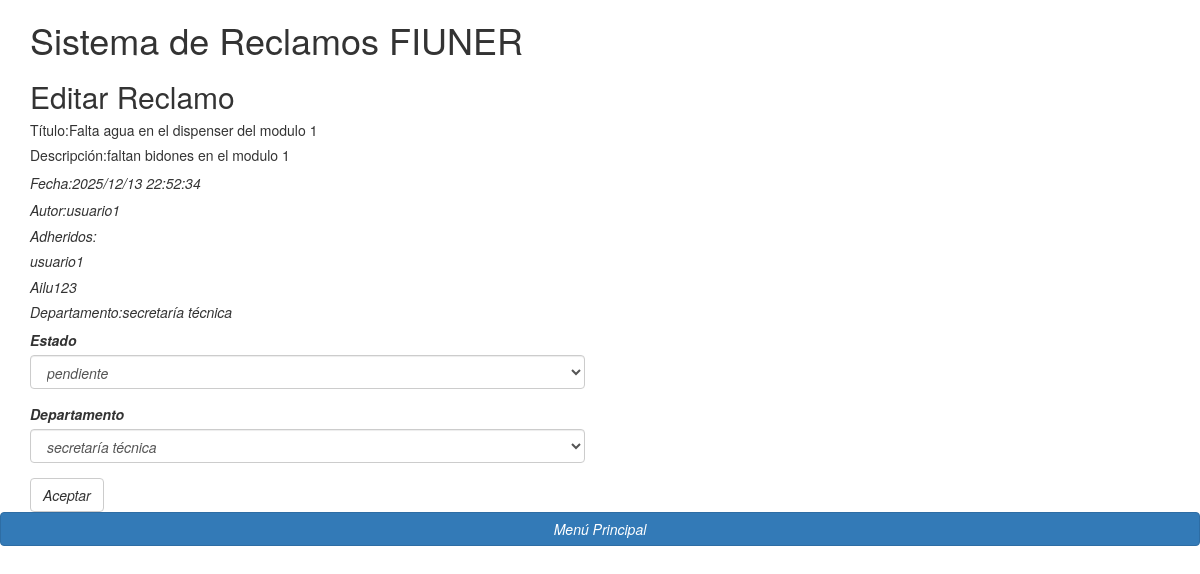
/editar/1 (signed in), run on the app's committed database.
### modules/databases.py (models this page shows, shortened)
class Reclamo(db.Model):
    __tablename__='reclamos'
    _id = Column('id', Integer(), primary_key=True)
    _autor=Column('autor', Integer())
    _departamento = Column('departamento', String(100))
    _fecha = Column('fecha', String(30)) #verificar si funciona así
    _estado = Column('estado', String(100))
    _titulo=Column('titulo', String (100))
    _descripcion = Column('descripcion', String(10000))
    _imagen= Column('imagen', String(100))
    @property
    def id(self):
        return self._id
    @property
    def autor(self):
        return self._autor
    @property
    def departamento(self):
        return self._departamento
    @property
    def fecha(self):
        return self._fecha
    @property
    def estado(self):
        return self._estado
    @property
    def titulo(self):
        return self._titulo
    @property
    def descripcion(self):
        return self._descripcion
    @property
    def imagen(self):
        return self._imagen
    @imagen.setter
    def imagen(self, imagen):
        self._imagen = imagen
    @estado.setter
    def estado(self, nuevo_estado):
        if nuevo_estado in ['pendiente', 'inválido', 'en proceso', 'resuelto']:
            self._estado = nuevo_estado
        else:
            raise Exception
    @departamento.setter
    def departamento(self, nuevo_departamento):
        if nuevo_departamento in ['secretaría técnica','soporte informático','maestranza']:
            self._departamento = nuevo_departamento
        else:
            raise Exception

### modules/Usuario.py (models this page shows, shortened)
class JefeDeDepartamento(Usuario):
    _departamento = Column('departamento', String(100))
    @property
    def departamento(self):
           return self._departamento

### app.py (the view, shortened to what this page needs)
@app.route("/editar/<id>", methods=["GET","POST"])
@solo_jefes
def editar(id):
    reclamo=Reclamo.query.get(id)
    if current_user.departamento=="secretaría técnica":
        form_editar=ParaSecretarioTecnico()
        if form_editar.validate_on_submit():
            reclamo.estado = form_editar.estado.data
            reclamo.departamento = form_editar.departamento.data
            db.session.commit()
            flash("reclamo editado con éxito")
            return redirect(url_for("manejar_reclamos"))
        return render_template("editar_reclamo.html", form=form_editar, reclamo=reclamo)
    return render_template("editar_reclamo.html", form=form_editar, reclamo=reclamo)

### modules/forms.py
class ParaSecretarioTecnico(FlaskForm):
    estado = SelectField('Estado', choices=[('pendiente','pendiente'),('en proceso','en proceso'),('resuelto','resuelto'),('inválido','inválido')])
    departamento = SelectField('Departamento', choices=[('secretaría técnica','secretaría técnica'),('soporte informático','soporte informático'),('maestranza','maestranza')])
    enviar = SubmitField(label='Aceptar')

### app.py (called while the page is built)
@login_manager.user_loader
def user_loader(user_id):
    if user_id in Jefes:
        global graficador_diagrama
        global graficador_nube
        graficador_diagrama=GraficadorDiagramaCircular()
        graficador_nube=GraficadorPalabrasClave()
        return db.session.get(JefeDeDepartamento, user_id)
    else:
        return db.session.get(UsuarioFinal, user_id)

def solo_jefes(f):
    @wraps(f)
    def decorated_function(*args,**kwargs):
        if not isinstance(current_user,JefeDeDepartamento):
            return abort(403)
        return f(*args,**kwargs)
    return decorated_function

### modules/databases.py (called while the page is built)
    @property
    def nombre_usuario(self):
        return self._nombre_usuario

### templates/editar_reclamo.html (shortened to what this page needs)
{% extends 'bootstrap/base.html' %}
{% import "bootstrap/wtf.html" as wtf %}
{% block body %}
	<div class="container mx-auto my-4">
		<h1>Sistema de Reclamos FIUNER</h1>
		<h2>Editar Reclamo</h2>
        <h5>Título:{{reclamo.titulo}}</h5>
        <h5>Descripción:{{reclamo.descripcion}}</h5>
        <i>Fecha:{{reclamo.fecha}}</h4>
        <h5>Autor:{{reclamo.autor}}</h5>
        <h5>Adheridos:</h5>
        {% for adherido in reclamo.usuarios_adheridos %}
        <h5>{{adherido.nombre_usuario}}</h5>
        {% endfor %}
        <h5>Departamento:{{reclamo.departamento}}</h5>
		<div class="row">
			<div class="col-lg-6">
				{{ wtf.quick_form(form, novalidate=True) }}
			</div>
		</div>
	</div>
    <a href="/" class="btn btn-primary btn-block btn-large">Menú Principal</a>
{% endblock %}

### data on the page
Reclamo: titulo "Falta agua en el dispenser del modulo 1", descripcion "faltan bidones en el modulo 1", fecha "2025/12/13 22:52:34", autor "usuario1", departamento "secretaría técnica"
JefeDeDepartamento: nombre_usuario "usuario1"
JefeDeDepartamento: nombre_usuario "Ailu123"
